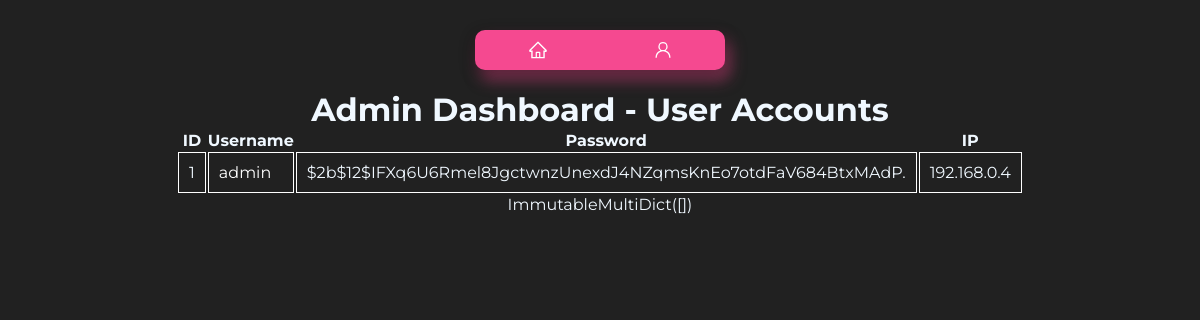
The app's page /admin/dashboard (signed in), older data.
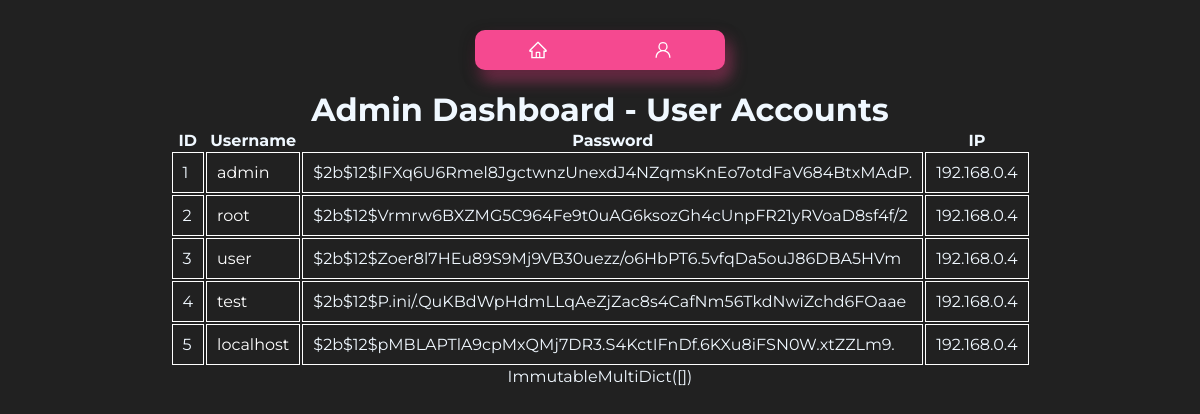
The same page, newer data.
### tables this page shows
CREATE TABLE users (
        id INTEGER PRIMARY KEY,
        username TEXT UNIQUE,
        password TEXT,
        ip TEXT
    );

### main.py (the view)
@app.route('/admin/dashboard')
def admin_dashboard():
    username = session.get('username')
    if username == 'admin':
        users = get_all_users()  # Create a function to retrieve all users from the database
        cookies = request.cookies
        return render_template('admin/admin_dashboard.html', users=users, cookies=cookies)
    else:
        return 'Only admin'

### db.py (called while the page is built)
def connect():
    conn = sqlite3.connect('database/testdb.db')
    cursor = conn.cursor()
    return conn, cursor

def get_all_users():
    conn, cursor = connect()
    cursor.execute('SELECT * FROM users')
    users = cursor.fetchall()
    conn.close()
    return users

### templates/admin/admin_dashboard.html (shortened to what this page needs)
<!DOCTYPE html>
<html>
<head>
    <link rel="stylesheet" type="text/css" href="{{ url_for('static', filename='css/template.css') }}">
    <link rel="stylesheet" type="text/css" href="{{ url_for('static', filename='css/header.css') }}">
</head>
<body>
    <header>
        <div class="button-container">
            <a class="button" href="/">
            </a>
            <a class="button" href="/account">
            </a>
        </div>
    </header>
    <h1>Admin Dashboard - User Accounts</h1>
    <table>
        <tr>
            <th>ID</th>
            <th>Username</th>
            <th>Password</th>
            <th>IP</th>
        </tr>
        {% for user in users %}
        <tr>
            <td>{{ user[0] }}</td>
            <td><a style="color: white; text-decoration: none;" href="http://192.168.0.4/user/{{user[1]}}" target="_blank">{{ user[1] }}</a></td>
            <td>{{ user[2] }}</td>
            <td>{{ user[3] }}</td>
        </tr>
        {% endfor %}
    </table>
    <div>{{cookies}}</div>
</body>
</html>

### static/css/template.css (style rules this page uses)
* { padding: 0; margin: 0; box-sizing: border-box; }
body { padding: 10px; display: flex; flex-direction: column; justify-content: center; align-items: center; background-color: #212121; color: aliceblue; font-family: Montserrat, serif; }

### static/css/header.css (style rules this page uses)
header { padding: 20px; display: flex; justify-content: center; align-items: center; }
.button-container { display: flex; background-color: rgba(245, 73, 144); width: 250px; height: 40px; align-items: center; justify-content: space-around; border-radius: 10px; box-shadow: rgba(0, 0, 0, 0.35) 0px 5px 15px, rgba(245, 73, 144, 0.5) 5px 10px 15px; }
.button { outline: 0 !important; border: 0 !important; width: 40px; height: 40px; border-radius: 50%; background-color: transparent; display: flex; align-items: center; justify-content: center; color: #fff; transition: all ease-in-out 0.3s; cursor: pointer; }
.icon { font-size: 20px; }

### templates/admin/admin_dashboard.html (style rules this page uses)
td { padding: 10px; border: 1px solid #FFF; }

Row changes from the older to the newer data that the page shows:
added users: id "2", username "root", password "$2b$12$Vrmrw6BXZMG5C964Fe9t0uAG6ksozGh4cUnpFR21yRVoaD8sf4f/2", ip "192.168.0.4"
added users: id "3", username "user", password "$2b$12$Zoer8l7HEu89S9Mj9VB30uezz/o6HbPT6.5vfqDa5ouJ86DBA5HVm", ip "192.168.0.4"
added users: id "4", username "test", password "$2b$12$P.ini/.QuKBdWpHdmLLqAeZjZac8s4CafNm56TkdNwiZchd6FOaae", ip "192.168.0.4"
added users: id "5", username "localhost", password "$2b$12$pMBLAPTlA9cpMxQMj7DR3.S4KctIFnDf.6KXu8iFSN0W.xtZZLm9.", ip "192.168.0.4"
